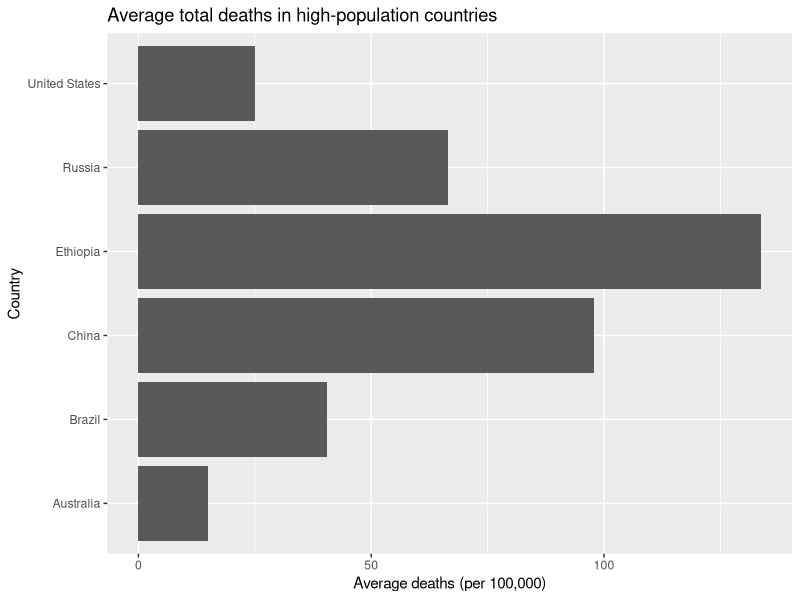
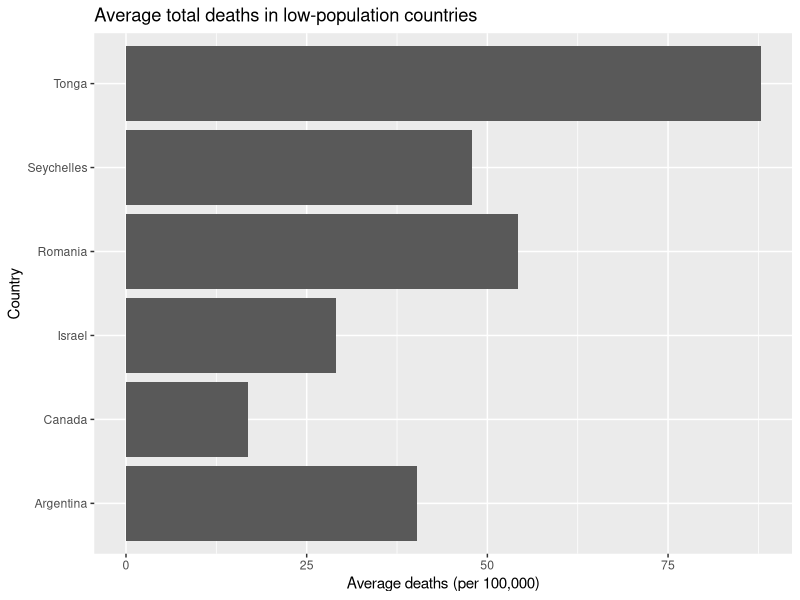

Source code (R) for these figures, in order:
## ---- chunk 1
library(tidyverse)
library(dplyr)
library(ggplot2)
## ---- chunk 2
deaths_df <- data.frame(read.csv("death-rates-from-air-pollution.csv"))
deaths_df

colnames(deaths_df) <- c("country", "acronym", "year", "total_deaths", 
                         "indoor_deaths", "outdoor_deaths", "ozone_deaths")

glimpse(deaths_df)
## ---- chunk 3
# Want the range 2007-2017 
# took this out c(2007, 2008, 2009, 2010, 2011, 2012, 2013, 2014, 2015, 2016, 2017)

#Maybe try increments...?
#When looking at it you can see a decrease among the three years 
#death_07<- deaths_df %>% 
  #group_by(country) %>% 
  #filter(year == 2007) %>% 
  #select(total_deaths) %>% 
  #summarize(average_death_07 = mean(total_deaths))

#death_12<- deaths_df %>% 
  #group_by(country) %>% 
  #filter(year == 2012) %>% 
  #select(total_deaths) %>% 
  #summarize(average_death_12 = mean(total_deaths))

#death_17<- deaths_df %>% 
  #group_by(country) %>% 
  #filter(year == 2017) %>% 
  #select(total_deaths) %>% 
  #summarize(average_death_17 = mean(total_deaths))

#try to have one cohesive table so it's easier to visualize 
#combo <- death_07 %>% 
  #mutate(death_12) %>% 
  #mutate(death_17)

#combo

#Then graph it 
#Just realized there's 200+ countries....the x-axis looks terrible 
#Would be nice to color by continent but then that would mean going through each country
#ggplot(death_07, aes(x= country, y=average_death_07)) +
  #geom_point() +
  #theme(axis.text.x = element_text(angle = 15)) #yah..no rotation made it worse


## ---- chunk 4
#SCRATCH WORK ABOVE 

#Not sure if we want to use the selected few countries we looked at earlier?
#Or if we wanted to use this as a overview of the data

#separation by high vs low population among continents 
death_07_high <- deaths_df %>% 
  filter(year == 2007, country %in% c('United States', 'Brazil', 'Ethiopia', 'Russia', 'China', 'Australia')) %>% 
  group_by(country) %>% 
  select(total_deaths) %>% 
  summarize(average_death_07_high = mean(total_deaths))


death_07_low<- deaths_df %>% 
  filter(year == 2007, country %in% c('Canada', 'Argentina', 'Seychelles', 'Romania', 'Israel', 'Tonga')) %>% 
  group_by(country) %>% 
  select(total_deaths) %>% 
  summarize(average_death_07_low = mean(total_deaths))

#Combo table 2007
combo_07<- death_07_high %>% 
  mutate(death_07_low)
combo_07

#dataframe for 2007 high vs low - pop countries
df_07<- data.frame(death_07_high, death_07_low)
df_07
colnames(df_07)
colnames(df_07) <- c("high_pop_country", "average_death_07_high", 
                     "low_pop_country", "average_death_07_low")
df_07


death_12_high <- deaths_df %>% 
  filter(year == 2012, country %in% c('United States', 'Brazil', 'Ethiopia', 'Russia', 'China', 'Australia')) %>% 
  group_by(country) %>% 
  select(total_deaths) %>% 
  summarize(average_death_12_high = mean(total_deaths))


death_12_low<- deaths_df %>% 
  filter(year == 2012, country %in% c('Canada', 'Argentina', 'Seychelles', 'Romania', 'Israel', 'Tonga')) %>% 
  group_by(country) %>% 
  select(total_deaths) %>% 
  summarize(average_death_12_low = mean(total_deaths))

#Combo table 2012
combo_12<- death_12_high %>% 
  mutate(death_12_low)
combo_12

#Data frame for 2012
df_12<- data.frame(death_12_high, death_12_low)
df_12

colnames(df_12) <- c("high_pop_country", "average_death_12_high", 
                     "low_pop_country", "average_death_12_low")
df_12

death_17_high <- deaths_df %>% 
  filter(year == 2017, country %in% c('United States', 'Brazil', 'Ethiopia', 'Russia', 'China', 'Australia')) %>% 
  group_by(country) %>% 
  select(total_deaths) %>% 
  summarize(average_death_17_high = mean(total_deaths))


death_17_low<- deaths_df %>% 
  filter(year == 2017, country %in% c('Canada', 'Argentina', 'Seychelles', 'Romania', 'Israel', 'Tonga')) %>% 
  group_by(country) %>% 
  select(total_deaths) %>% 
  summarize(average_death_17_low = mean(total_deaths))


#Combo table 2017
combo_17<- death_17_high %>% 
  mutate(death_17_low)
combo_17

#Data frame for 2017
df_17<- data.frame(death_17_high, death_17_low)
df_17

colnames(df_17) <- c("high_pop_country", "average_death_17_high", 
                     "low_pop_country", "average_death_17_low")
df_17

#Graph selected countries 
#Is there a way to color by low and high and combine the two graphs below?
#combo_07 %>% 
#  ggplot() + 
#  geom_col(mapping = aes(x = country, y = average_death_07_low, fill = country))+
#             xlab("Country")+
#             ylab("Average deaths (per 100,000)")+
#             ggtitle("Average total deaths in low-population countries")+
#  coord_flip()

#combo_07 %>% 
#  ggplot() + 
#  geom_col(mapping = aes(x = country, y = average_death_07_high, fill = country))+
#             xlab("Country")+
#             ylab("Average deaths (per 100,000)")+
#             ggtitle("Average total deaths in high-population countries")+
#  coord_flip()

ggplot(df_07)+
  geom_col(mapping = aes(x=high_pop_country, y=average_death_07_high))+
             xlab("Country")+
             ylab("Average deaths (per 100,000)")+
             ggtitle("Average total deaths in high-population countries")+
  coord_flip()

ggplot(df_07)+
  geom_col(mapping = aes(x=low_pop_country, y=average_death_07_low))+
             xlab("Country")+
             ylab("Average deaths (per 100,000)")+
             ggtitle("Average total deaths in low-population countries")+
  coord_flip()
  
## ---- chunk 5
glimpse(deaths_df)

#This is the average of all countries by type of air pollutant death
deaths_df %>% 
  group_by(country) %>% 
  select(indoor_deaths, outdoor_deaths, ozone_deaths) %>% 
  summarize(avg_indoor = mean(indoor_deaths), avg_outdoor = mean(outdoor_deaths), avg_ozone = mean(ozone_deaths))
  
#Sort descending to see which country had the highest of each...(not sure if this is right)
#does separating the arrange individually fix it??
deaths_df %>% 
  group_by(country) %>% 
  select(indoor_deaths, outdoor_deaths, ozone_deaths) %>% 
  summarize(avg_indoor = mean(indoor_deaths), avg_outdoor = mean(outdoor_deaths), avg_ozone = mean(ozone_deaths)) %>% 
  arrange(desc(avg_indoor), desc(avg_outdoor), desc(avg_ozone))
## ---- chunk 6
deaths_df %>% 
  group_by(country, year) %>% 
  summarize(avg_indoor = mean(indoor_deaths), avg_outdoor = mean(outdoor_deaths), avg_ozone = mean(ozone_deaths)) %>% 
  arrange(desc(avg_indoor)) %>% 
  arrange(desc(avg_outdoor)) %>% 
  arrange(desc(avg_ozone))
## ---- chunk 7
#Probably need to fix the above to answer this one 


## ---- chunk 8
#north america
america <- deaths_df %>% filter(country == "United States" & year > 1999)
canada <- deaths_df %>% filter(country == "Canada" & year > 1999)


#south america 
brazil <- deaths_df %>% filter(country == "Brazil" & year > 1999)
argentina <- deaths_df %>% filter(country == "Argentina" & year > 1999)

#Africa
ethiopia <- deaths_df %>% filter(country == "Ethiopia" & year > 1999)
seychelles <- deaths_df %>% filter(country == "Seychelles" & year > 1999)

#Europe
russia <- deaths_df %>% filter(country == "Russia" & year > 1999)
romania <- deaths_df %>% filter(country == "Romania" & year > 1999)

#asia
china <- deaths_df %>% filter(country == "China" & year > 1999)
israel <- deaths_df %>% filter(country == "Israel" & year > 1999)

#Oceania
australia <- deaths_df %>% filter(country == "Australia" & year > 1999)
tonga <- deaths_df %>% filter(country == "Tonga" & year > 1999)

## ---- chunk 9
